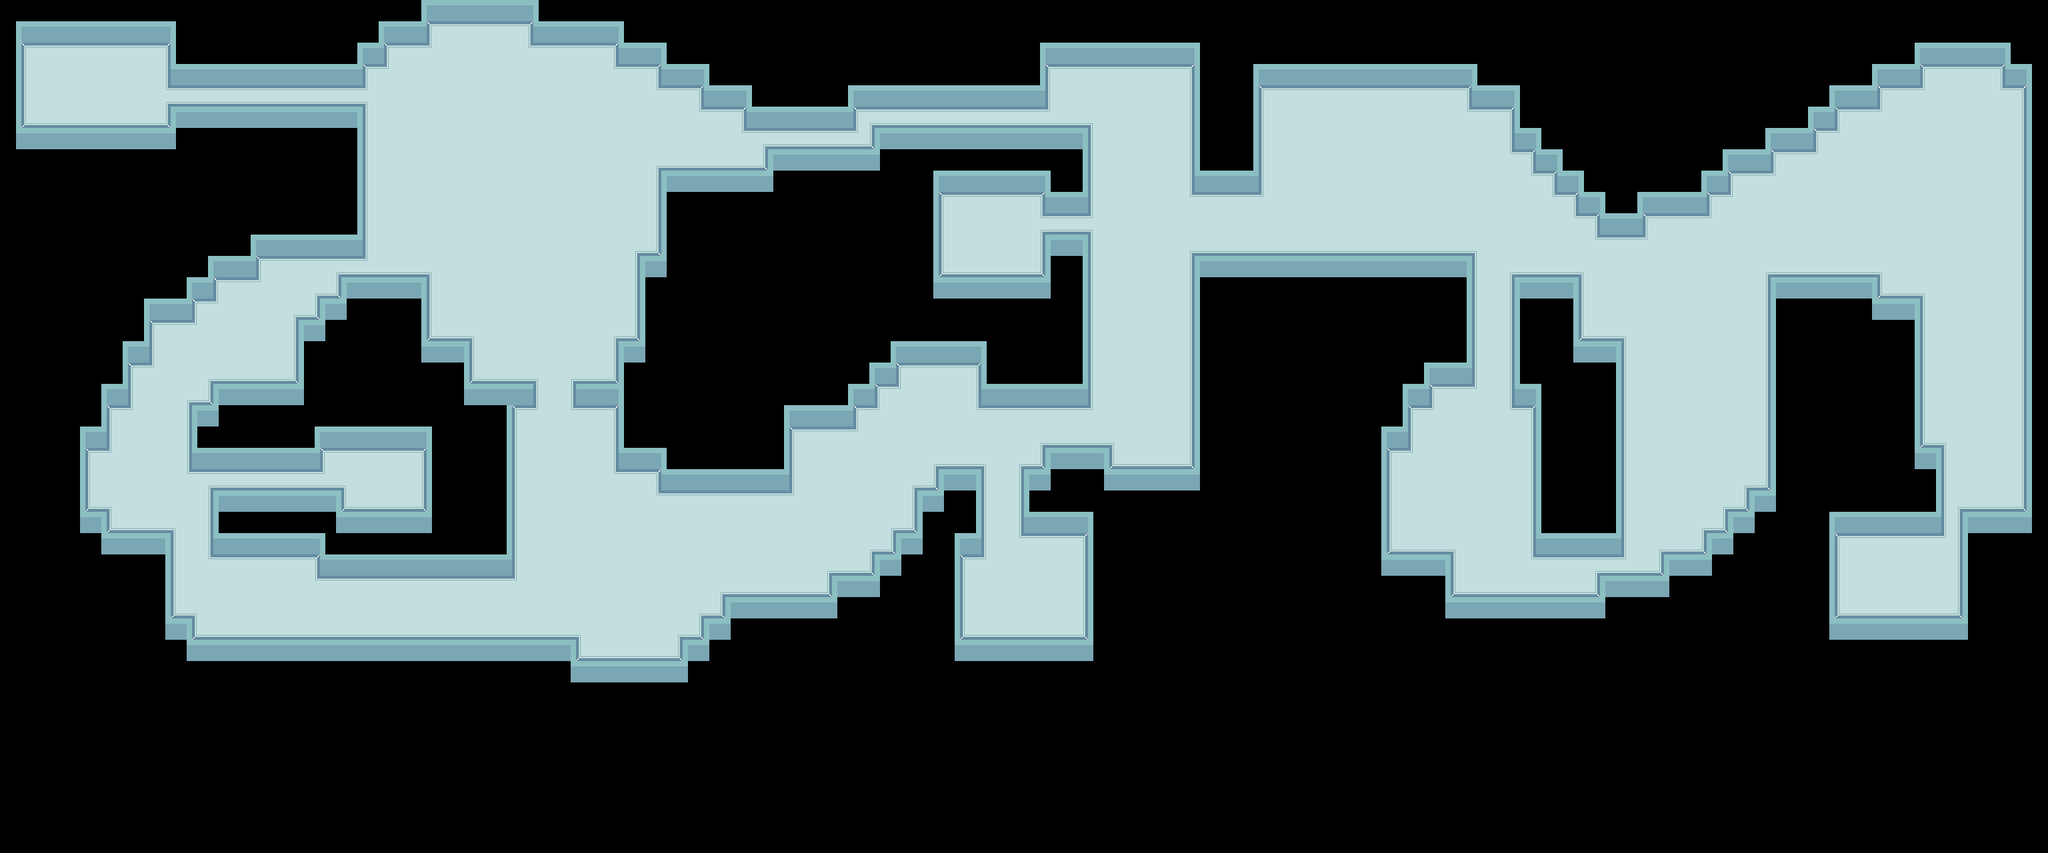

This is a level from a 2D game, rendered from its Tiled map with the project's own tilesets. A one-line summary and the map file follow, with tile-layer data summarised:
An orthogonal 96x40 tile map with 32x32 px tiles, 2 tile layers (suelo, pared) and 167 objects (34x Spike, 32x retractableSpike, 22x Letus, 21x Crac, 16x Bob, ...).

<map version="1.10" tiledversion="1.11.0" orientation="orthogonal" renderorder="right-down" width="96" height="40" tilewidth="32" tileheight="32" infinite="0" nextlayerid="14" nextobjectid="354">
 <editorsettings>
  <export target="mapa_2.json" format="json" />
 </editorsettings>
 <tileset firstgid="1" name="map_tiles2" tilewidth="32" tileheight="32" tilecount="100" columns="10">
  <image source="map_tiles2.png" trans="ff00ff" width="320" height="320" />
  <tile id="0">
   <properties>
    <property name="collides" type="bool" value="true" />
   </properties>
  </tile>
  <tile id="1">
   <properties>
    <property name="collides" type="bool" value="true" />
   </properties>
  </tile>
  <tile id="2">
   <properties>
    <property name="collides" type="bool" value="true" />
   </properties>
  </tile>
  <tile id="3">
   <properties>
    <property name="collides" type="bool" value="true" />
   </properties>
  </tile>
  <tile id="4">
   <properties>
    <property name="collides" type="bool" value="true" />
   </properties>
  </tile>
  <tile id="5">
   <properties>
    <property name="collides" type="bool" value="true" />
   </properties>
  </tile>
  <tile id="10">
   <properties>
    <property name="collides" type="bool" value="true" />
   </properties>
  </tile>
  <tile id="11">
   <properties>
    <property name="collides" type="bool" value="true" />
   </properties>
  </tile>
  <tile id="12">
   <properties>
    <property name="collides" type="bool" value="true" />
   </properties>
  </tile>
  <tile id="13">
   <properties>
    <property name="collides" type="bool" value="true" />
   </properties>
  </tile>
  <tile id="14">
   <properties>
    <property name="collides" type="bool" value="true" />
   </properties>
  </tile>
  <tile id="15">
   <properties>
    <property name="collides" type="bool" value="true" />
   </properties>
  </tile>
  <tile id="22">
   <properties>
    <property name="collides" type="bool" value="true" />
   </properties>
  </tile>
  <tile id="23">
   <properties>
    <property name="collides" type="bool" value="true" />
   </properties>
  </tile>
 </tileset>
 <layer id="2" name="suelo" width="96" height="40">
  <data>[3840 cells, 1264 non-empty, 27 distinct tile ids]</data>
 </layer>
 <layer id="1" name="pared" width="96" height="40">
  <data>[3840 cells, 636 non-empty, 8 distinct tile ids]</data>
 </layer>
 <objectgroup id="3" name="position">
  <object id="1" name="playerPosition" x="88" y="128">
   <point />
  </object>
  <object id="7" name="weiyoungPosition" x="581.123" y="718.667">
   <point />
  </object>
  <object id="10" name="changeLevel" x="2744" y="832" width="8" height="64" />
 </objectgroup>
 <objectgroup id="12" name="Door">
  <object id="95" name="verticalDoor" x="256" y="104" width="8" height="56" />
  <object id="96" name="verticalDoor" x="1152" y="168" width="8" height="56" />
  <object id="97" name="verticalDoor" x="1624" y="296" width="8" height="56" />
  <object id="98" name="verticalDoor" x="1624" y="584" width="8" height="88" />
  <object id="100" name="verticalDoor" x="536" y="360" width="8" height="56" />
  <object id="101" name="verticalDoor" x="2336" y="264" width="8" height="152" />
  <object id="104" name="horizontalDoor" x="2208" y="416" width="64" height="32" />
  <object id="105" name="horizontalDoor" x="1472" y="704" width="64" height="32" />
  <object id="106" name="horizontalDoor" x="800" y="576" width="64" height="32" />
  <object id="108" name="horizontalDoor" x="160" y="640" width="128" height="32" />
  <object id="126" name="verticalDoor" x="536" y="104" width="8" height="56" />
  <object id="174" name="verticalDoor" x="1560" y="136" width="8" height="56" />
  <object id="182" name="verticalDoor" x="1792" y="264" width="8" height="120" />
  <object id="201" name="verticalDoor" x="472" y="680" width="8" height="56" />
  <object id="350" name="horizontalDoor" x="256" y="800" width="64" height="32" />
  <object id="351" name="horizontalDoor" x="2912" y="768" width="32" height="32" />
  <object id="353" name="verticalDoor" x="2400" y="808" width="8" height="56" />
 </objectgroup>
 <objectgroup id="4" name="Objects">
  <object id="234" name="key" x="276" y="909">
   <point />
  </object>
  <object id="235" name="memory" x="2400" y="472">
   <properties>
    <property name="dialog" value="level2Memory2" />
   </properties>
   <point />
  </object>
  <object id="236" name="memory" x="2840" y="176">
   <properties>
    <property name="dialog" value="level2Memory3" />
   </properties>
   <point />
  </object>
 </objectgroup>
 <objectgroup id="6" name="Bob">
  <object id="13" name="Bob" x="786.404" y="123.561">
   <point />
  </object>
  <object id="15" name="Bob" x="1475.16" y="880.281">
   <point />
  </object>
  <object id="16" name="Bob" x="1578.32" y="900.912">
   <point />
  </object>
  <object id="17" name="Bob" x="2940" y="209.754">
   <point />
  </object>
  <object id="18" name="Bob" x="2506.74" y="577.684">
   <point />
  </object>
  <object id="20" name="Bob" x="1755.08" y="518.315">
   <point />
  </object>
  <object id="21" name="Bob" x="1684.56" y="683.614">
   <point />
  </object>
  <object id="22" name="Bob" x="802.386" y="698.456">
   <point />
  </object>
  <object id="23" name="Bob" x="830.368" y="864.544">
   <point />
  </object>
  <object id="24" name="Bob" x="1127.86" y="770.246">
   <point />
  </object>
  <object id="25" name="Bob" x="312.912" y="543.298">
   <point />
  </object>
  <object id="26" name="Bob" x="2974.39" y="598.316">
   <point />
  </object>
  <object id="162" name="Bob" x="837" y="179">
   <point />
  </object>
  <object id="163" name="Bob" x="793" y="233">
   <point />
  </object>
  <object id="164" name="Bob" x="839" y="299">
   <point />
  </object>
  <object id="185" name="Bob" x="1732.67" y="422">
   <point />
  </object>
 </objectgroup>
 <objectgroup id="7" name="Crac">
  <object id="27" name="Crac" x="656.096" y="153.544">
   <point />
  </object>
  <object id="28" name="Crac" x="674.956" y="192.886">
   <point />
  </object>
  <object id="31" name="Crac" x="2128.49" y="746.175">
   <point />
  </object>
  <object id="32" name="Crac" x="2238.53" y="684.281">
   <point />
  </object>
  <object id="33" name="Crac" x="2489.54" y="670.526">
   <point />
  </object>
  <object id="34" name="Crac" x="2589.26" y="629.263">
   <point />
  </object>
  <object id="35" name="Crac" x="2970.95" y="299.158">
   <point />
  </object>
  <object id="36" name="Crac" x="2936.56" y="388.561">
   <point />
  </object>
  <object id="37" name="Crac" x="2970.95" y="677.404">
   <point />
  </object>
  <object id="38" name="Crac" x="2904" y="560">
   <point />
  </object>
  <object id="39" name="Crac" x="392" y="880">
   <point />
  </object>
  <object id="40" name="Crac" x="704.912" y="935.298">
   <point />
  </object>
  <object id="160" name="Crac" x="704" y="238.5">
   <point />
  </object>
  <object id="161" name="Crac" x="728.5" y="294">
   <point />
  </object>
  <object id="186" name="Crac" x="1772" y="308.667">
   <point />
  </object>
  <object id="187" name="Crac" x="1772.67" y="688">
   <point />
  </object>
  <object id="228" name="Crac" x="447" y="946">
   <point />
  </object>
  <object id="229" name="Crac" x="633" y="896">
   <point />
  </object>
  <object id="230" name="Crac" x="958" y="950">
   <point />
  </object>
  <object id="231" name="Crac" x="1132" y="834">
   <point />
  </object>
  </objectgroup>
 <objectgroup id="8" name="Letus">
  <!-- 22 objects omitted --></objectgroup>
 <objectgroup id="9" name="Zaro">
  <!-- 14 objects omitted --></objectgroup>
 <objectgroup id="10" name="RetractablesSpikes">
  <!-- 32 objects omitted --></objectgroup>
 <objectgroup id="11" name="Spikes">
  <!-- 34 objects omitted --></objectgroup>
 <objectgroup id="13" name="rectangle">
  <!-- 5 objects omitted --></objectgroup>
</map>
<!-- 108 of 167 objects omitted -->
